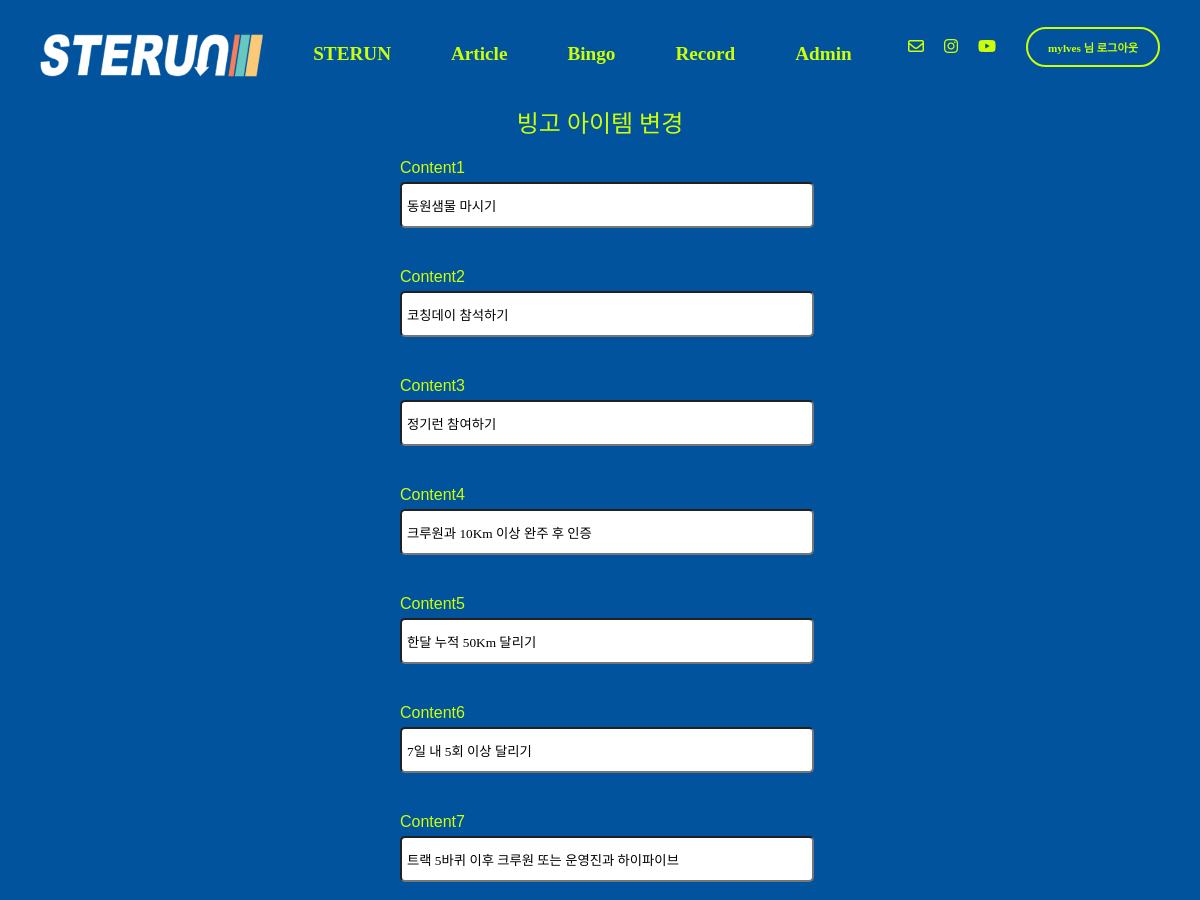
Page /bingo/bingoupdate/1 (signed in, upper part) on the earlier database version.
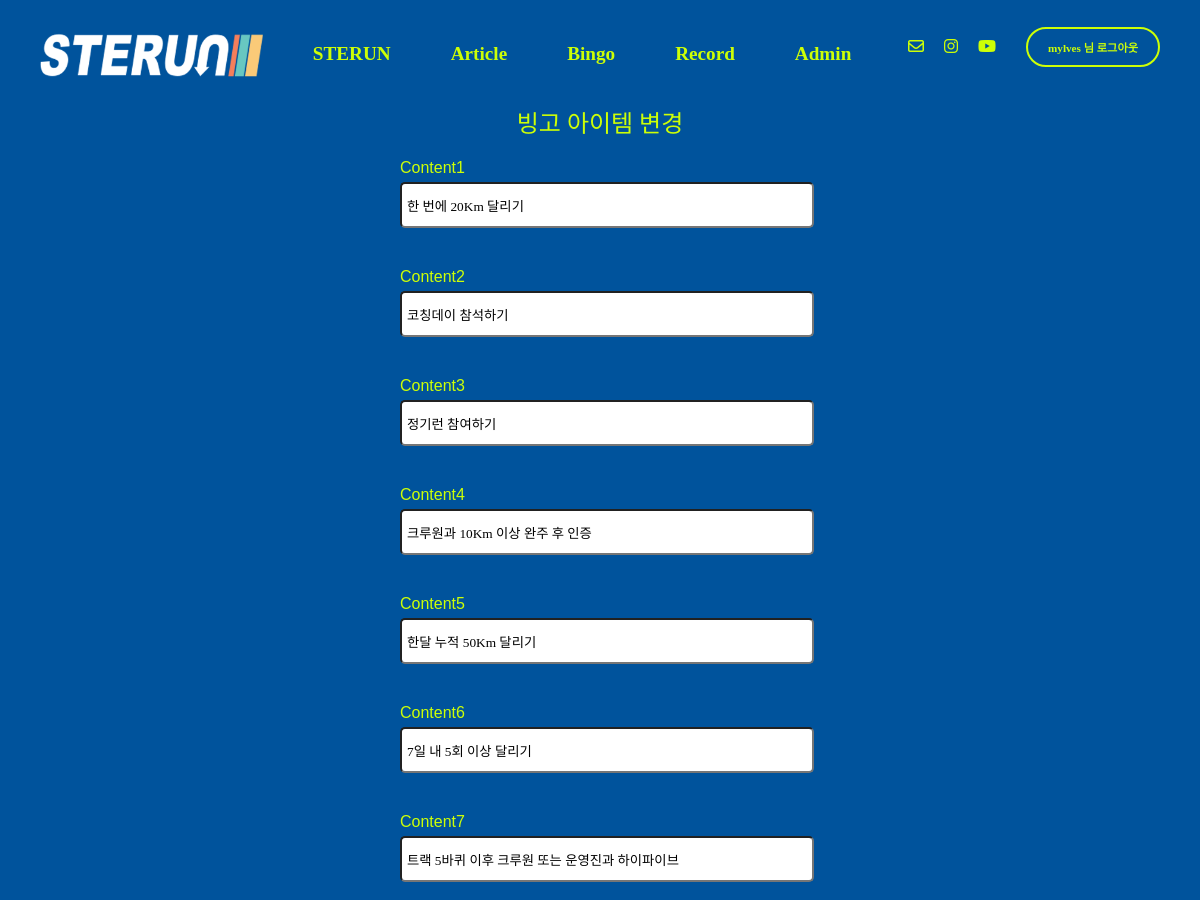
Same page on the later database version.
### bingo/models.py (models this page shows, shortened)
class BingoItem(models.Model):
    item_id = models.IntegerField(primary_key=True)
    content = models.CharField(max_length=100, blank=False, null=False)
    row = models.IntegerField(null=False, blank=False)
    col = models.IntegerField(null=False, blank=False)

### bingo/views.py (the view)
# urls.py: path("bingoupdate/<str:pk>", views.bingoupdate, name="bingoupdate"),
def bingoupdate(request,pk):
    bingoitem = BingoItem.objects.all()
    return render(request, "bingo_res.html", {"bingoitem":bingoitem})

### templates/bingo_res.html (shortened to what this page needs)
{% extends "base.html" %}
{% load static %}
{% block content %}
  {% if user.is_authenticated %}
    <body class="mainbg">
      <div class="run-submit-title">
        빙고 아이템 변경
      </div>
      <div class="run-form-container">
        <form method="post" id="contactForm" class="run-sm-form" name="contactForm" action="{% url 'bingo:bingores' user.pk %}" enctype="multipart/form-data">
          {% for item in bingoitem %}
            <div class="form-control">
              <div class="form-label">Content{{ item.item_id }}
              </div><input class="run-input" id="content{{ item.item_id }}" name="content{{ item.item_id }}" value="{{ item.content }}" type="text" required=""/>
            </div>
          {% endfor %}
        </form>
      </div>
    </body>
  {% endif %}
{% endblock content %}

Differences in the rows shown:
changed BingoItem id 1: content "동원샘물 마시기" → "한 번에 20Km 달리기"
